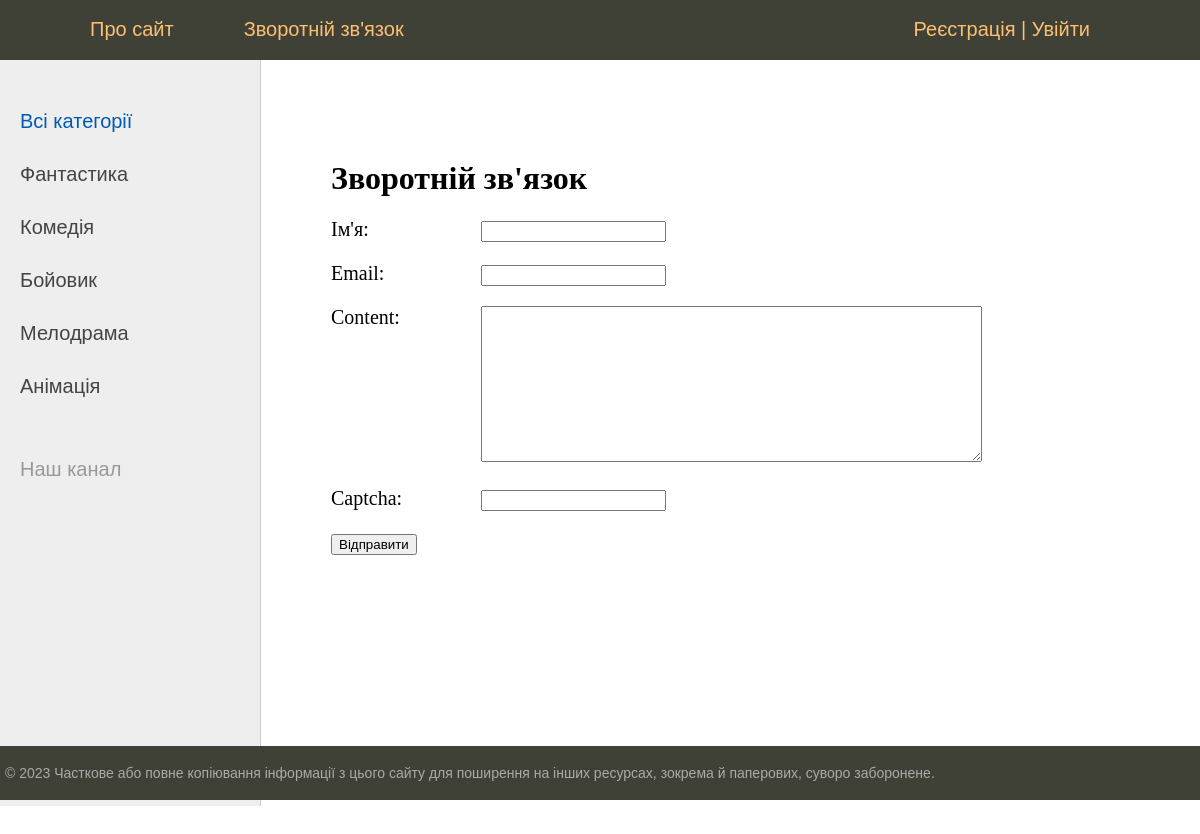
Page /contact/ on the committed database.
### movies/models.py (models this page shows, shortened)
class Category(models.Model):
    name = models.CharField(max_length=100, db_index=True, verbose_name="Категорія")
    slug = models.SlugField(max_length=255, unique=True, null=True, db_index=True, verbose_name="URL")
    def get_absolute_url(self):
        return reverse('category', kwargs={'cat_slug': self.slug})
    class Meta:
        verbose_name = 'Категорія'
        verbose_name_plural = 'Категорії'
        ordering = ['id']

### movies/views.py (the view, shortened to what this page needs)
# urls.py: path('contact/', ContactFormView.as_view(), name='contact'),
class ContactFormView(DataMixin, FormView):
    form_class = ContactForm
    template_name = 'movies/contact.html'
    success_url = reverse_lazy('home')
    def get_context_data(self, *, object_list=None, **kwargs):
        context = super().get_context_data(**kwargs)
        c_def = self.get_user_context(title='Зворотній зв\'язок')
        context = dict(list(context.items()) + list(c_def.items()))
        return context

### movies/forms.py
class ContactForm(forms.Form):
    name = forms.CharField(label='Ім\'я', max_length=255)
    email = forms.EmailField(label='Email')
    content = forms.CharField(widget=forms.Textarea(attrs={'cols': 60, 'rows': 10}))
    captcha = CaptchaField()

### movies/utils.py (called while the page is built)
    def get_user_context(self, **kwargs):
        context = kwargs
        cats = cache.get('cats')
        if not cats:
            cats = Category.objects.all()
            cache.set('cats', cats, 60)
        user_menu = menu.copy()
        if not self.request.user.is_authenticated:
            user_menu.pop(1)
        context['menu'] = user_menu
        context['cats'] = cats
        if 'cat_selected' not in context:
            context['cat_selected'] = 0
        return context

### movies/templates/movies/contact.html (shortened to what this page needs)
{% extends 'movies/base.html' %}
{% block content %}
<h1>{{title}}</h1>
<form method="post">
    {% for f in form %}
    <p><label class="form-label" for="{{ f.id_for_label }}">{{f.label}}: </label>{{ f }}</p>
    {% endfor %}
    <button type="submit">Відправити</button>
</form>
{% endblock %}

### movies/templates/movies/base.html (shortened to what this page needs)
<!DOCTYPE html>
{% load static %}
{% load cache %}
<html>
<head>
	<link type="text/css" href="{% static 'movies/css/styles.css' %}" rel="stylesheet" />
</head>
<body>
<table class="table-page" border=0 cellpadding="0" cellspacing="0">
<tr><td valign=top>
{% block mainmenu %}
		<div class="header">
			<ul id="mainmenu" class="mainmenu">
			<li class="logo"><a href="/"><div class="logo"></div></a></li>
{% for m in menu %}
         <li><a href="{% url m.url_name %}">{{m.title}}</a></li>
{% endfor %}
         <li class="last">
			 {% if request.user.is_authenticated %}
				<li class="last"> {{user.username}} | <a href="{% url 'logout' %}">Вийти</a></li>
				{% else %}
				<li class="last"><a href="{% url 'register' %}">Реєстрація</a> | <a href="{% url 'login' %}">Увійти</a></li>
			 {% endif %}
		 </li>
         	</ul>
		</div>
{% endblock mainmenu %}
<table class="table-content" border=0 cellpadding="0" cellspacing="0">
<tr>
	<td valign="top" class="left-chapters">
	<ul id="leftchapters">
		{% cache 60 sidebar %}
{% if cat_selected == 0 %}
		<li class="selected">Всі категорії</li>
{% else %}
		<li><a href="{% url 'home' %}">Всі категорії</a></li>
{% endif %}
		{% endcache %}
{% for c in cats %}
		{% if c.pk == cat_selected %}
				<li class="selected">{{c.name}}</li>
		{% else %}
				<li><a href="{{ c.get_absolute_url }}">{{c.name}}</a></li>
		{% endif %}
{% endfor %}
		<li class="share">
		<p>Наш канал</p>
		<a class="share-yt" href="https://www.youtube.com/watch?v=Gxkpidxz4-c" target="_blank" rel="nofollow"></a>
		</li>
	</ul>
</td>
<td valign="top" class="content">
	<div class="content-text">
{% block content %}
{% endblock %}
	</div>
</td></tr></table>
</td></tr>
<tr><td valign=top>
	<div id="footer">
		<p>&copy; 2023 Часткове або повне копіювання інформації з цього сайту для поширення на інших ресурсах, зокрема й паперових, суворо заборонене.</p>
	</div>
</td></tr></table>
</body>
</html>

### movies/static/movies/css/styles.css (style rules this page uses)
html, body { font-family: 'Arial'; margin: 0; padding: 0; height: 100%; width: 100%; color: #444; }
a { color: #0059b2; text-decoration: none; }
.table-page { width: 100%; height: 100%; vertical-align: top; }
.table-page tr { height: 100%; }
.header { background: #3F4137; height: 60px; }
.logo { background: url('../images/logo_step.png') no-repeat 10px 5px; width: 60px; height: 60px; }
ul.mainmenu { list-style: none; margin: 0; padding: 0; height: 60px; color: #fdc073; font-size: 20px; overflow: hidden; }
ul.mainmenu li { float: left; margin: 18px 40px 0 30px; }
ul.mainmenu li.logo { margin: 0; }
ul.mainmenu li.last { float: right; }
ul.mainmenu li a { color: #fdc073; text-decoration: none; }
.table-content { width: 100%; min-height: 100%; height: 100%; }
.left-chapters { margin: 0; background: #eee; border-right: 1px solid #ccc; min-height: 100%; }
.left-chapters ul { width: 230px; min-height: 100%; margin: 0; padding: 20px 10px 10px 20px; list-style: none; font-size: 20px; }
.left-chapters ul li { margin: 30px 0 0 0; color: #999; }
.left-chapters ul li.selected { color: #0059b2; }
.left-chapters ul li a { color: #444; text-decoration: none; }
.left-chapters ul li.share { margin: 60px 0 0 0; }
.left-chapters ul li.share p { margin: 30px 0 30px 0; }
.left-chapters ul li.share a { display: inline-block; width: 40px; height: 40px; margin: 0 20px 0 0; }
.left-chapters ul li.share a.share-yt { width: 100%; height: 30px; background: url('../images/share_yt.png') no-repeat 0 0 }
.content { padding: 40px 20px 20px 40px; width: 100%; box-sizing: border-box; }
.content-text { margin: 60px 0 0 30px; color: #000; font-size: 20px; font-family: Yandex Sans Display Light; }
.content-text h1 { font-size: 32px; }
#footer { box-sizing: border-box; background: #3F4137; padding: 5px; color: #aaa; font-size: 14px; font-family: Verdana, Geneva, Arial, Helvetica; text-align: left; overflow: hidden; }
.form-label { display: inline-block; min-width: 150px; vertical-align: top; }

### rows in the picture
Category: name "Фантастика"
Category: name "Комедія"
Category: name "Бойовик"
Category: name "Мелодрама"
Category: name "Анімація"

### other values in the picture
{{ m.title }} "Про сайт" "Зворотній зв'язок"
{{ title }} "Зворотній зв'язок"
{{ f.label }} "Ім'я" "Email" "Content" "Captcha"
